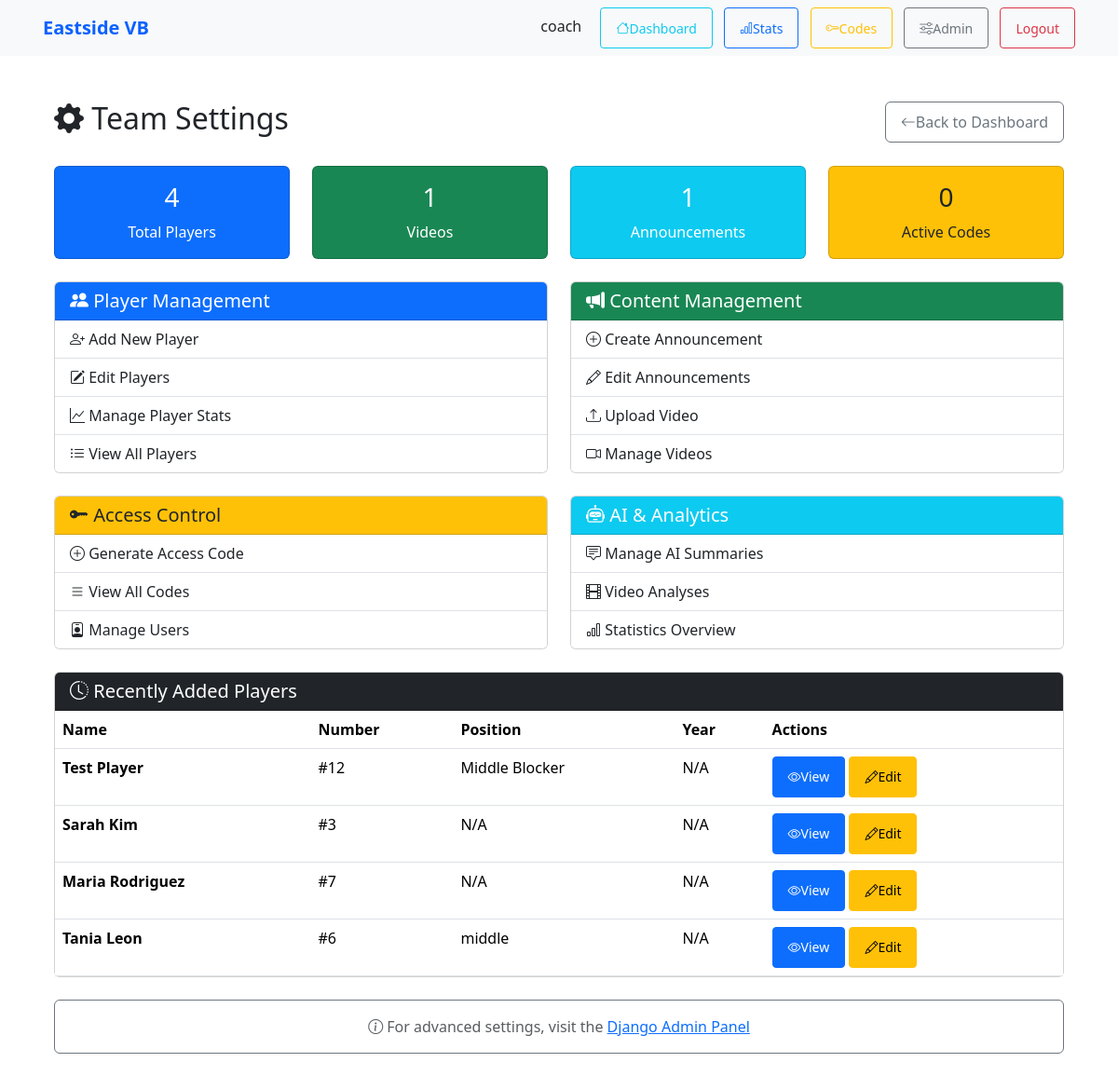
Page /settings/ (signed in) on the committed database.
### team/models.py (models this page shows, shortened)
class Player(models.Model):
    first_name = models.CharField(max_length=50)
    last_name = models.CharField(max_length=50)
    number = models.PositiveSmallIntegerField(null=True, blank=True)
    position = models.CharField(max_length=50, blank=True)
    created_at = models.DateTimeField(default=timezone.now)
    class Meta:
        ordering = ["number", "last_name", "first_name"]

class PlayerProfile(models.Model):
    user = models.OneToOneField(User, on_delete=models.CASCADE)
    player = models.OneToOneField(Player, on_delete=models.SET_NULL, null=True, blank=True)
    position = models.CharField(max_length=50, blank=True)
    height = models.CharField(max_length=10, blank=True)

### team/views.py (the view)
# urls.py: path('settings/', settings_view, name='settings'),
@login_required
@user_passes_test(lambda u: u.is_staff or u.is_superuser)
def settings_view(request):
    from django.utils import timezone
    from .models import Announcement
    total_players = Player.objects.count()
    total_videos = GameVideo.objects.count()
    total_announcements = Announcement.objects.count()
    active_codes = AccessCode.objects.filter(
        is_used=False,
        expires_at__gt=timezone.now()
    ).count()
    recent_players = Player.objects.select_related('playerprofile').order_by('-id')[:5]
    context = {
        'total_players': total_players,
        'total_videos': total_videos,
        'total_announcements': total_announcements,
        'active_codes': active_codes,
        'recent_players': recent_players,
    }
    return render(request, 'team/settings.html', context)

### team/templates/team/settings.html (shortened to what this page needs)
{% extends 'base.html' %}
{% load static %}
{% block content %}
<div class="container-fluid mt-4">
    <div class="row mb-4">
        <div class="col-12">
            <div class="d-flex justify-content-between align-items-center">
                <h2><i class="bi bi-gear-fill"></i> Team Settings</h2>
                <a href="{% url 'team:coach_dashboard' %}" class="btn btn-outline-secondary">
                    <i class="bi bi-arrow-left"></i> Back to Dashboard
                </a>
            </div>
        </div>
    </div>
    <div class="row mb-4">
        <div class="col-md-3">
            <div class="card text-center bg-primary text-white">
                <div class="card-body">
                    <h3>{{ total_players }}</h3>
                    <p class="mb-0">Total Players</p>
                </div>
            </div>
        </div>
        <div class="col-md-3">
            <div class="card text-center bg-success text-white">
                <div class="card-body">
                    <h3>{{ total_videos }}</h3>
                    <p class="mb-0">Videos</p>
                </div>
            </div>
        </div>
        <div class="col-md-3">
            <div class="card text-center bg-info text-white">
                <div class="card-body">
                    <h3>{{ total_announcements }}</h3>
                    <p class="mb-0">Announcements</p>
                </div>
            </div>
        </div>
        <div class="col-md-3">
            <div class="card text-center bg-warning text-dark">
                <div class="card-body">
                    <h3>{{ active_codes }}</h3>
                    <p class="mb-0">Active Codes</p>
                </div>
            </div>
        </div>
    </div>
    <div class="row">
        <div class="col-md-6 mb-4">
            <div class="card">
                <div class="card-header bg-primary text-white">
                    <h5 class="mb-0"><i class="bi bi-people-fill"></i> Player Management</h5>
                </div>
                <div class="list-group list-group-flush">
                    <a href="/admin/team/player/add/" class="list-group-item list-group-item-action">
                        <i class="bi bi-person-plus"></i> Add New Player
                    </a>
                    <a href="/admin/team/player/" class="list-group-item list-group-item-action">
                        <i class="bi bi-pencil-square"></i> Edit Players
                    </a>
                    <a href="/admin/team/playerstats/" class="list-group-item list-group-item-action">
                        <i class="bi bi-graph-up"></i> Manage Player Stats
                    </a>
                    <a href="{% url 'team:player_list' %}" class="list-group-item list-group-item-action">
                        <i class="bi bi-list-ul"></i> View All Players
                    </a>
                </div>
            </div>
        </div>
        <div class="col-md-6 mb-4">
            <div class="card">
                <div class="card-header bg-success text-white">
                    <h5 class="mb-0"><i class="bi bi-megaphone-fill"></i> Content Management</h5>
                </div>
                <div class="list-group list-group-flush">
                    <a href="{% url 'team:announcement_create' %}" class="list-group-item list-group-item-action">
                        <i class="bi bi-plus-circle"></i> Create Announcement
                    </a>
                    <a href="/admin/team/announcement/" class="list-group-item list-group-item-action">
                        <i class="bi bi-pencil"></i> Edit Announcements
                    </a>
                    <a href="{% url 'team:video_upload' %}" class="list-group-item list-group-item-action">
                        <i class="bi bi-upload"></i> Upload Video
                    </a>
                    <a href="/admin/team/gamevideo/" class="list-group-item list-group-item-action">
                        <i class="bi bi-camera-video"></i> Manage Videos
                    </a>
                </div>
            </div>
        </div>
        <div class="col-md-6 mb-4">
            <div class="card">
                <div class="card-header bg-warning text-dark">
                    <h5 class="mb-0"><i class="bi bi-key-fill"></i> Access Control</h5>
                </div>
                <div class="list-group list-group-flush">
                    <a href="{% url 'team:coach_codes' %}" class="list-group-item list-group-item-action">
                        <i class="bi bi-plus-circle"></i> Generate Access Code
                    </a>
                    <a href="/admin/team/accesscode/" class="list-group-item list-group-item-action">
                        <i class="bi bi-list"></i> View All Codes
                    </a>
                    <a href="/admin/auth/user/" class="list-group-item list-group-item-action">
                        <i class="bi bi-person-badge"></i> Manage Users
                    </a>
                </div>
            </div>
        </div>
        <div class="col-md-6 mb-4">
            <div class="card">
                <div class="card-header bg-info text-white">
                    <h5 class="mb-0"><i class="bi bi-robot"></i> AI & Analytics</h5>
                </div>
                <div class="list-group list-group-flush">
                    <a href="/admin/team/aisummary/" class="list-group-item list-group-item-action">
                        <i class="bi bi-chat-square-text"></i> Manage AI Summaries
                    </a>
                    <a href="/admin/team/videoanalysis/" class="list-group-item list-group-item-action">
                        <i class="bi bi-film"></i> Video Analyses
                    </a>
                    <a href="/admin/team/playerstats/" class="list-group-item list-group-item-action">
                        <i class="bi bi-bar-chart"></i> Statistics Overview
                    </a>
                </div>
            </div>
        </div>
    </div>
    {% if recent_players %}
    <div class="row mb-4">
        <div class="col-12">
            <div class="card">
                <div class="card-header bg-dark text-white">
                    <h5 class="mb-0"><i class="bi bi-clock-history"></i> Recently Added Players</h5>
                </div>
                <div class="table-responsive">
                    <table class="table table-hover mb-0">
                        <thead>
                            <tr>
                                <th>Name</th>
                                <th>Number</th>
                                <th>Position</th>
                                <th>Year</th>
                                <th>Actions</th>
                            </tr>
                        </thead>
                        <tbody>
                            {% for player in recent_players %}
                            <tr>
                                <td><strong>{{ player.first_name }} {{ player.last_name }}</strong></td>
                                <td>#{{ player.number }}</td>
                                <td>{{ player.playerprofile.position|default:"N/A" }}</td>
                                <td>{{ player.playerprofile.year|default:"N/A" }}</td>
                                <td>
                                    <a href="{% url 'team:player_detail' player.pk %}" class="btn btn-sm btn-primary">
                                        <i class="bi bi-eye"></i> View
                                    </a>
                                    <a href="/admin/team/player/{{ player.pk }}/change/" class="btn btn-sm btn-warning">
                                        <i class="bi bi-pencil"></i> Edit
                                    </a>
                                </td>
                            </tr>
                            {% endfor %}
                        </tbody>
                    </table>
                </div>
            </div>
        </div>
    </div>
    {% endif %}
    <div class="row">
        <div class="col-12">
            <div class="card border-secondary">
                <div class="card-body text-center">
                    <p class="mb-0 text-muted">
                        <i class="bi bi-info-circle"></i>
                        For advanced settings, visit the <a href="/admin/" target="_blank">Django Admin Panel</a>
                    </p>
                </div>
            </div>
        </div>
    </div>
</div>
{% endblock %}

### team/templates/base.html (shortened to what this page needs)
<!doctype html>
<html lang="en">
  <head>
    {% load static %}
    <link href="https://cdn.jsdelivr.net/npm/bootstrap@5.3.2/dist/css/bootstrap.min.css" rel="stylesheet">
    <link rel="stylesheet" href="https://cdn.jsdelivr.net/npm/bootstrap-icons@1.11.0/font/bootstrap-icons.css">
    <link rel="stylesheet" href="{% static 'team/css/players.css' %}">
  </head>
  <body>
    <nav class="navbar navbar-expand-lg navbar-light bg-light">
      <div class="container">
        {% block brand %}
        <span class="navbar-brand navbar-brand-static">Eastside VB</span>
        {% endblock %}
        <div class="ms-auto">
          {% if user.is_authenticated %}
            <span class="me-3">{{ user.username }}</span>
            <a class="btn btn-sm btn-outline-info me-2" href="{% url 'team:player_dashboard' %}" title="My Dashboard">
              <i class="bi bi-house"></i> Dashboard
            </a>
            {% if user.is_staff %}
              <a class="btn btn-sm btn-outline-primary me-2" href="{% url 'team:player_stats_list' %}" title="View Team Stats">
                <i class="bi bi-bar-chart"></i> Stats
              </a>
              <a class="btn btn-sm btn-outline-warning me-2" href="{% url 'team:coach_codes' %}" title="Generate Access Codes">
                <i class="bi bi-key"></i> Codes
              </a>
              <a class="btn btn-sm btn-outline-secondary me-2" href="/admin/">
                <i class="bi bi-sliders"></i> Admin
              </a>
            {% endif %}
            <form method="post" action="{% url 'logout' %}" style="display:inline;">
              <button class="btn btn-sm btn-outline-danger" type="submit">Logout</button>
            </form>
          {% else %}
            <a class="btn btn-sm btn-outline-primary me-2" href="/signup/">Sign up</a>
            <a class="btn btn-sm btn-outline-success" href="/accounts/login/">Login</a>
          {% endif %}
        </div>
      </div>
    </nav>
    <main class="container py-4">
      {% block content %}{% endblock %}
    </main>
  </body>
</html>

### team/static/team/css/players.css (style rules this page uses)
.navbar-brand-static { cursor: default; pointer-events: none; color: #0b61ff; text-decoration: none; font-weight: 600; }

### team/templates/base.html (style rules this page uses)
.navbar-brand-static { cursor: default; pointer-events: none; color: #0b61ff; text-decoration: none; font-weight: 600; }
body { -webkit-font-smoothing: antialiased; -webkit-touch-callout: none; }
.btn { min-height: 44px; min-width: 44px; display: inline-flex; align-items: center; justify-content: center; padding: 0.5rem 1rem; }

### rows in the picture
Player: first_name "Test", last_name "Player", number "12", playerprofile.position "Middle Blocker", playerprofile.year "N/A"
Player: first_name "Sarah", last_name "Kim", number "3", playerprofile.position "N/A", playerprofile.year "N/A"
Player: first_name "Maria", last_name "Rodriguez", number "7", playerprofile.position "N/A", playerprofile.year "N/A"
Player: first_name "Tania", last_name "Leon", number "6", playerprofile.position "middle", playerprofile.year "N/A"

### other values in the picture
{{ user.username }} "coach"
{{ total_players }} "4"
{{ total_videos }} "1"
{{ total_announcements }} "1"
{{ active_codes }} "0"
